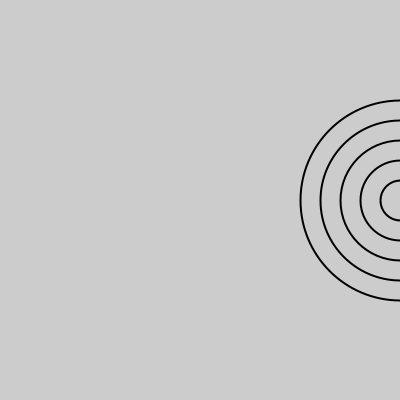
Frame 1 (no input)
Frame 60 (the mouse pressed at the canvas centre just before this capture): identical to frame 1, image omitted
Frame 120 (the mouse held since frame 60 and released just before this capture): identical to frame 1, image omitted

The Processing sketch that drew this single still picture (run headless with seeded random() and noise(); from frame 60 on, the mouse is pressed at the canvas centre):

// Processing sketch: H9_6
// ── H9_6.pde
void setup() {
  size(400, 400);
  noFill();
  stroke(0);
  strokeWeight(2);
  
  float cx = width;
  float cy = height / 2;

  float[] diameters = {40, 80, 120, 160, 200};

  for (int i = 0; i < diameters.length; i++) {
    ellipse(cx, cy, diameters[i], diameters[i]);
  }
}

void draw() {

}
